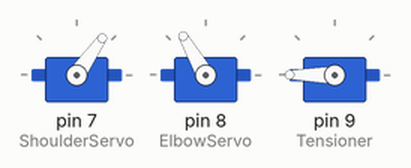
Recording of a sketch running on a simulated Arduino Uno, built with avr-gcc and run on an emulated ATmega328P. Shown: 3 × servo.

Above: at 0.05 s.
Timing chart, 0 to 3.0 s (numbered marks = the images above):
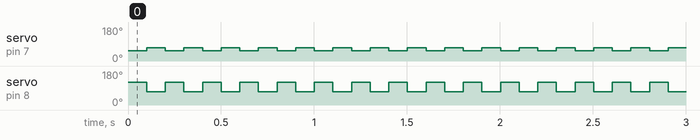

Measured:
- by itself, servo on pin 7 (ShoulderServo): alternates 70° for 0.10 s and 55° for 0.10 s, 200 changes in all, then stays 55°
- by itself, servo on pin 8 (ElbowServo): alternates 120° for 0.10 s and 70° for 0.10 s, 200 changes in all, then stays 120°

The sketch:

KSTServoTest.ino
```cpp
#include <Servo.h>

Servo ShoulderServo;
Servo ElbowServo;

Servo Tensioner;

int cycles = 0;
int test_cycles = 100;

void setup() {

  Serial.begin(9600);

  ShoulderServo.attach(7);
  ElbowServo.attach(8);
  Tensioner.attach(9);

  ShoulderServo.write(55);
  ElbowServo.write(70);
  Tensioner.write(180);

}

void loop() {

  // Serial.println(analogRead(A0));

  // Tensioner.write((int)((180.0/1023.0)*analogRead(A0)));

  if (cycles < test_cycles)
  {
    ShoulderServo.write(55);
    ElbowServo.write(120);
    delay(100);

    ShoulderServo.write(70);
    ElbowServo.write(70);
    delay(100);

    cycles++;
  }
  else
  {
    // ShoulderServo.write(55);
    // ElbowServo.write(120);

    ShoulderServo.write(55);
    ElbowServo.write(120);
  }

}
```
